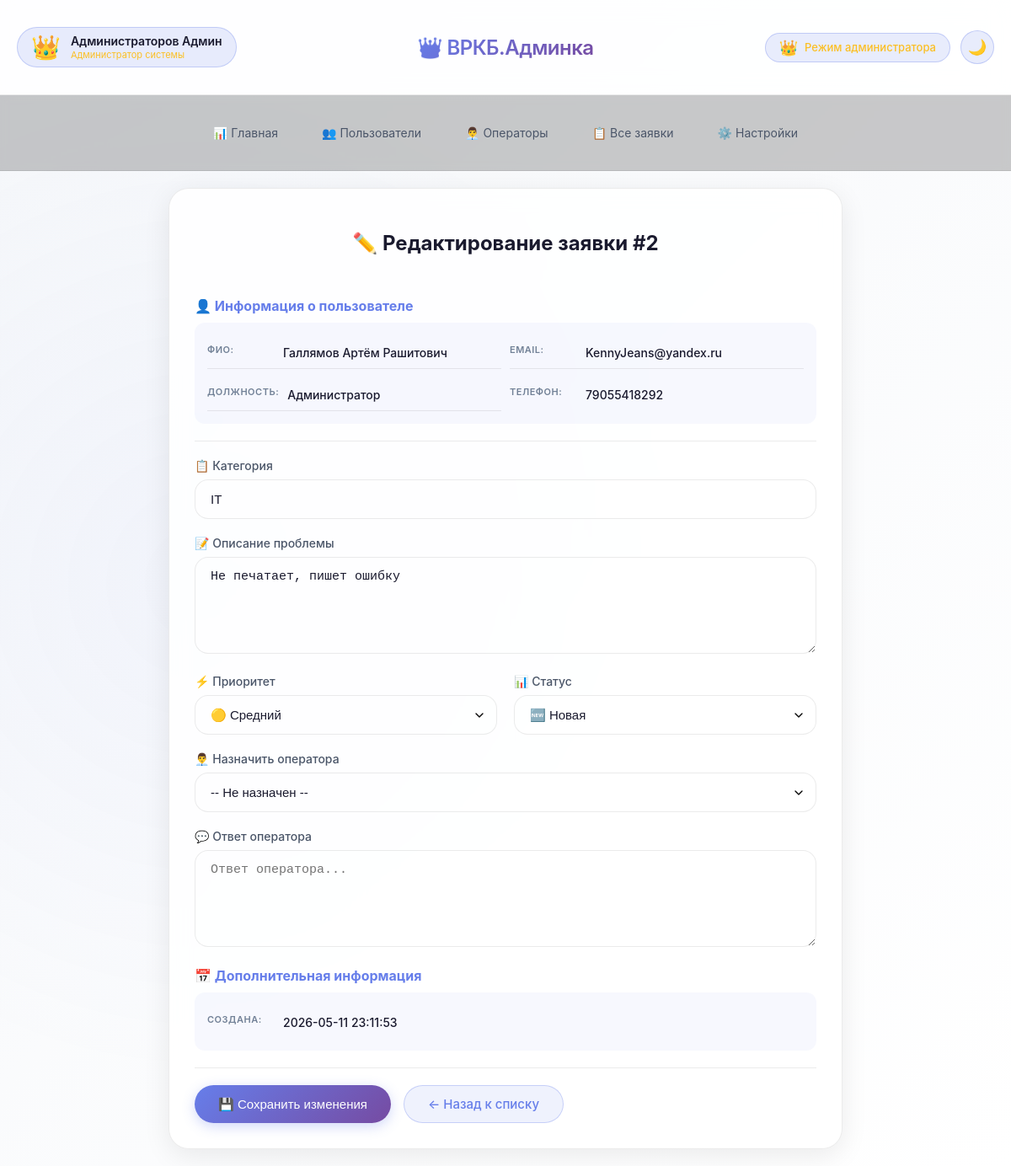
Page /admin/ticket/edit/2 (signed in) on the earlier database version.
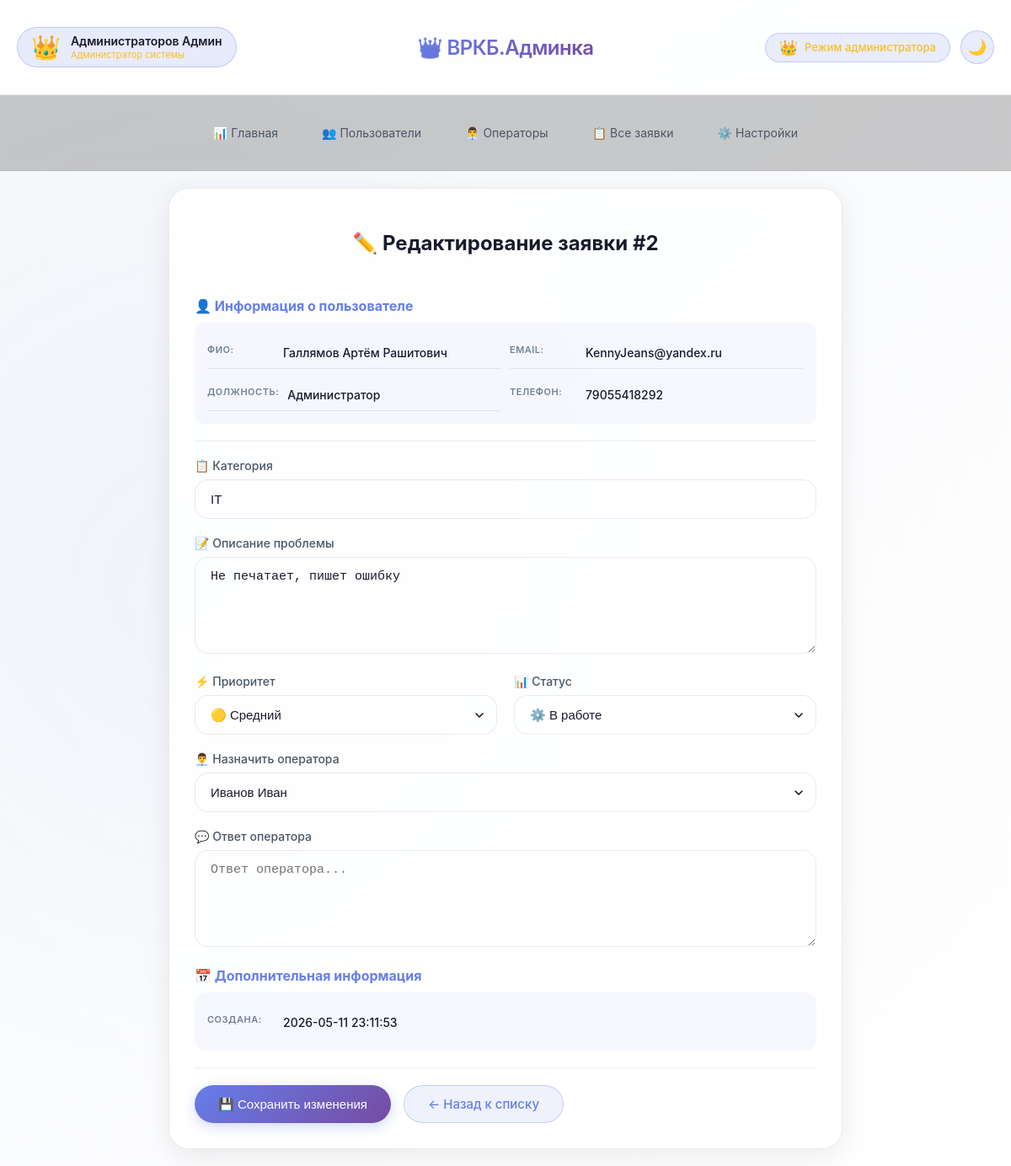
Same page on the later database version.
### tables this page shows
CREATE TABLE tickets (
        id INTEGER PRIMARY KEY AUTOINCREMENT,
        user_id INTEGER NOT NULL,
        subject TEXT,
        description TEXT NOT NULL,
        status TEXT DEFAULT 'new',
        priority TEXT DEFAULT 'medium',
        operator_answer TEXT,
        created_at TEXT NOT NULL,
        updated_at TEXT,
        completed_at TEXT,
        assigned_to INTEGER,
        category TEXT,
        problem_type TEXT,
        location TEXT,
        office TEXT,
        assistant_id TEXT,
        printer_manufacturer TEXT,
        printer_model TEXT,
        printer_problem TEXT,
        FOREIGN KEY (user_id) REFERENCES users (id),
        FOREIGN KEY (assigned_to) REFERENCES operators (id)
    );

CREATE TABLE operators (
        id INTEGER PRIMARY KEY AUTOINCREMENT,
        username TEXT NOT NULL UNIQUE,
        password TEXT NOT NULL,
        last_name TEXT,
        first_name TEXT,
        middle_name TEXT,
        post TEXT,
        phone TEXT
    );

### app.py (the view)
    def decorated_function(*args, **kwargs):
        if not session.get('admin_logged_in'):
            flash('Доступ только для администраторов', 'danger')
            return redirect(url_for('admin_login'))
        return f(*args, **kwargs)

### app.py (called while the page is built, shortened)
def get_db_connection():
    conn = sqlite3.connect('databases/database_helpdesk.db')
    conn.row_factory = sqlite3.Row
    return conn

def admin_required(f):
    def decorated_function(*args, **kwargs):
        if not session.get('admin_logged_in'):
            flash('Доступ только для администраторов', 'danger')
            return redirect(url_for('admin_login'))
        return f(*args, **kwargs)
    decorated_function.__name__ = f.__name__
    return decorated_function

@app.context_processor
def inject_user():
    user_info = {}
    return {'user': user_info}

### templates/admins/admin_ticket_edit.html (shortened to what this page needs)
{% extends "admins/base_admin.html" %}
{% block content %}
<div class="card" style="max-width: 800px; margin: 0 auto;">
    <h2 style="text-align: center; margin-bottom: 30px;">✏️ Редактирование заявки #{{ ticket.id }}</h2>
    <div class="info-block">
        <h3>👤 Информация о пользователе</h3>
        <div class="info-grid">
            <div class="info-item">
                <span class="info-label">ФИО:</span>
                <span class="info-value">{{ ticket.last_name }} {{ ticket.first_name }} {{ ticket.middle_name or '' }}</span>
            </div>
            <div class="info-item">
                <span class="info-label">Email:</span>
                <span class="info-value">{{ ticket.email }}</span>
            </div>
            <div class="info-item">
                <span class="info-label">Должность:</span>
                <span class="info-value">{{ ticket.post }}</span>
            </div>
            <div class="info-item">
                <span class="info-label">Телефон:</span>
                <span class="info-value">{{ ticket.phone }}</span>
            </div>
        </div>
    </div>
    <hr>
    <form method="POST">
        <div class="form-group">
            <label>📋 Категория</label>
            <input type="text" class="form-control" value="{{ ticket.category }}" disabled readonly>
        </div>
        <div class="form-group">
            <label>📝 Описание проблемы</label>
            <textarea class="form-control" rows="5" readonly disabled>{{ ticket.description }}</textarea>
        </div>
        <div class="form-row">
            <div class="form-group">
                <label>⚡ Приоритет</label>
                <select name="priority" class="form-control">
                    <option value="medium" {% if ticket.priority == 'medium' %}selected{% endif %}>🟡 Средний</option>
                </select>
            </div>
            <div class="form-group">
                <label>📊 Статус</label>
                <select name="status" class="form-control">
                    <option value="new" {% if ticket.status == 'new' %}selected{% endif %}>🆕 Новая</option>
                    <option value="in_progress" {% if ticket.status == 'in_progress' %}selected{% endif %}>⚙️ В работе</option>
                </select>
            </div>
        </div>
        <div class="form-group">
            <label>👨‍💼 Назначить оператора</label>
            <select name="assigned_to" class="form-control">
                <option value="">-- Не назначен --</option>
                {% for operator in operators %}
                <option value="{{ operator.id }}" {% if ticket.assigned_to == operator.id %}selected{% endif %}>
                    {{ operator.last_name }} {{ operator.first_name }}
                </option>
                {% endfor %}
            </select>
        </div>
        <div class="form-group">
            <label>💬 Ответ оператора</label>
            <textarea name="operator_answer" rows="5" class="form-control" placeholder="Ответ оператора...">{{ ticket.operator_answer or '' }}</textarea>
        </div>
        <div class="info-block">
            <h3>📅 Дополнительная информация</h3>
            <div class="info-grid">
                <div class="info-item">
                    <span class="info-label">Создана:</span>
                    <span class="info-value">{{ ticket.created_at }}</span>
                </div>
            </div>
        </div>
        <hr>
        <div class="action-buttons">
            <button type="submit" class="btn btn-primary">💾 Сохранить изменения</button>
            <a href="{{ url_for('admin_tickets') }}" class="btn btn-outline">← Назад к списку</a>
        </div>
    </form>
</div>
{% endblock %}

Differences in the rows shown:
changed tickets "IT": status "🆕 Новая" → "⚙️ В работе"; assigned_to (not shown) → "Иванов Иван"
Other differences:
form field assigned_to: "-- Не назначен --" → (not shown)
